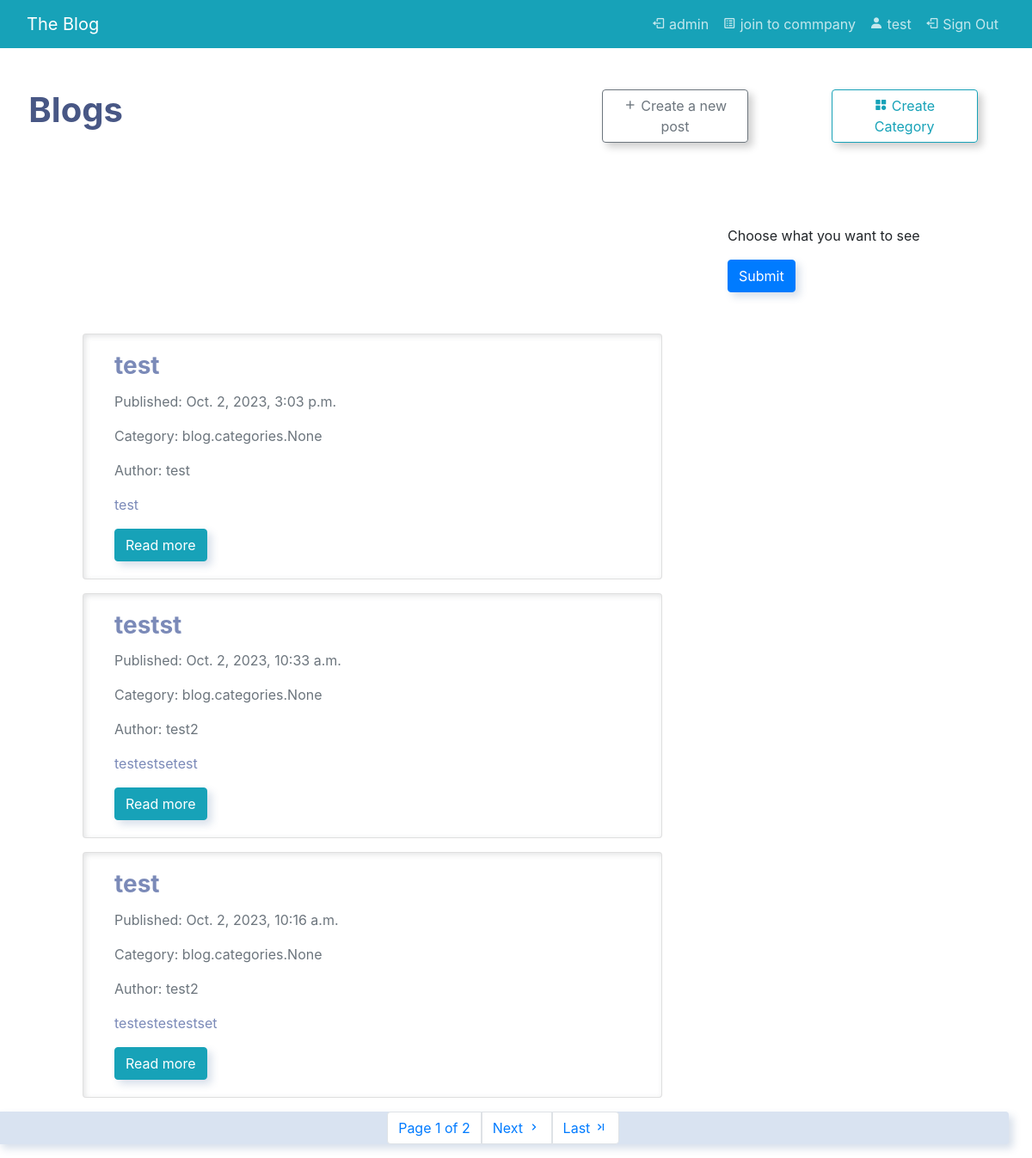
/ (signed in), run on an earlier commit of the app's database.
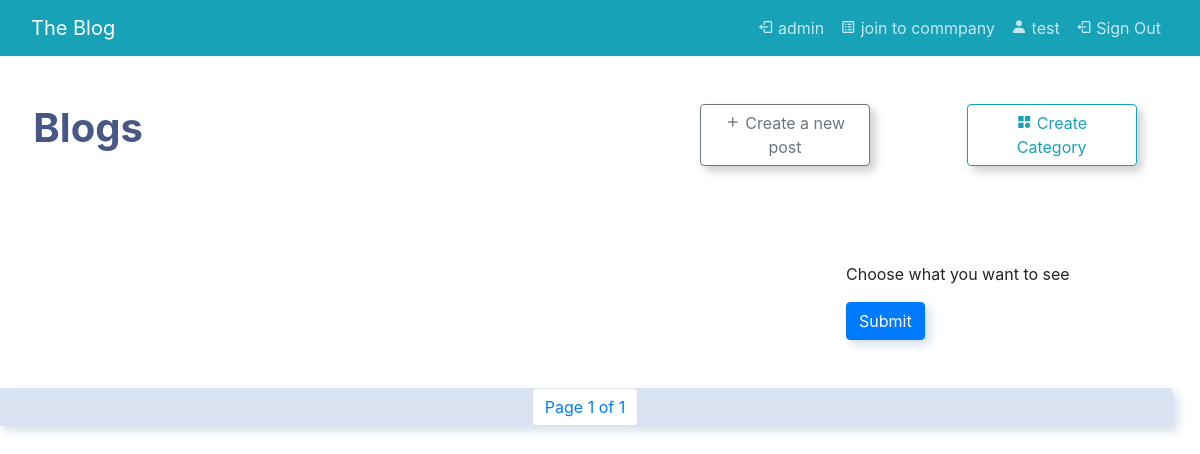
And on a later commit of the database.
### blog/models.py (models this page shows, shortened)
class Post (models.Model):
    class Status(models.TextChoices):
        DRAFT = 'DF', 'Draft'
        PUBLISHED = 'PB', 'Published'
    title = models.CharField(max_length=255)
    statue = models.CharField(max_length=2, choices=Status.choices)
    content = HTMLField()
    owner = models.ForeignKey(
        User,
        on_delete=models.CASCADE,
        related_name='posts_owner'
    )
    publish_date = models.DateTimeField(auto_now_add=True)
    categories = models.ManyToManyField('categories')

### blog/views.py (the view, shortened to what this page needs)
# urls.py: path('', views.Index.as_view(), name='index'),
class Index(View):
    def get(self, request):
        post = Post.objects.none()
        is_category_selected = 0
        categoriesToCheck = categories.objects.all()
        for category in categoriesToCheck:
            if (category.checked):
                is_category_selected = 1
                post |= Post.objects.all().filter(categories=category)
        if (is_category_selected == 0):
            post = Post.objects.all().filter(
                statue=Post.Status.PUBLISHED).order_by('-publish_date')
        post = post.order_by('-publish_date')
        paginate = Paginator(post, 3)
        page_num = request.GET.get('page')
        page = paginate.get_page(page_num)
        return render(request, 'blog/index.html', {'page': page, 'categories': categoriesToCheck})

### blog/templatetags/new_filters.py (called while the page is built)
@register.filter(name='is_admin')
def is_admin(user):
    return user.groups.filter(name='Admin-Group').exists()

@register.filter(name='permission')
def permission(user, wantedPermission):
    Groups = user.groups.all()
    for group in Groups:
        if group.permissions.all().filter(codename=wantedPermission).exists():
            return True
    return False

@register.filter(name="is_company")
def is_company(user):
    return company.objects.all().filter(name=user).exists()

### blog/templates/blog/index.html (shortened to what this page needs)
{% extends "blog/base.html" %}
{% load new_filters %}
{% block content %}
    <div class="row">
        <div class="col-md-6 col-12 mx-md-auto mx-3 mt-5 mb-5">
            <h1 class="fw-bolder">Blogs</h1>
        </div>
        {% if request.user|permission:'add_post' %}
            <div class="col-md-2 col-12 mx-md-auto mx-3 mt-5 mb-5 ">
                <a href="{% url 'Create' %}" class="btn btn-outline-secondary"><i class='bx bx-plus'></i> Create a new post</a>
            </div>
            <div class="col-md-2 col-12 mx-md-auto mx-3 mt-5 mb-5">
                <a href="#" id="createCategoryBtn" class="btn btn-outline-info"><i class='bx bxs-category'></i> Create Category</a>
            </div>
        {% endif %}
        <form method = "post" >
            <div class="col-md-3  mx-5 mt-5 mb-5 ml-auto">
                <p> Choose what you want to see </p>
                <button type="submit" class="btn btn-primary">Submit</button>
            </div>
        </form>
        {% for post in page %}
            <div class="col-md-8 col-12 mx-5 mb-3  ">
                <div class="card mx-5">
                    <div class="card-body align-items-center mx-3">
                        <h3 class="card-title fw-bold">{{ post.title }}</h3>
                        <p class="card-text text-muted">Published: {{ post.publish_date }}</p>
                        <p class="card-text text-muted">Category:
                            {{post.categories}}
                        </p>
                        <p class="card-text text-muted">Author: {{ post.owner.username }}</p>
                        <p class="card-text">{{ post.content|truncatechars_html:200|safe }}</p>
                        <a href="{% url 'detail_post' post.id %}" class="btn btn-info">Read more</a>
                    </div>
                </div>
            </div>
        {% endfor %}
        <div class="footer py-12" style="margin-top:auto ;" >
            <nav>
                <ul class="pagination justify-content-center">
                    <li class="page-item">
                        <a class="page-link" href="#">
                            Page {{ page.number }} of {{ page.paginator.num_pages }}
                        </a>
                    </li>
                    {% if page.has_next %}
                        <li class="page-item">
                            <a class="page-link" href="?page={{ page.next_page_number }}">
                                Next <i class="bx bx-chevron-right"></i>
                            </a>
                        </li>
                        <li class="page-item">
                            <a class="page-link" href="?page={{ page.paginator.num_pages }}">
                                Last <i class='bx bx-last-page'></i>
                            </a>
                        </li>
                    {% endif %}
                </ul>
            </nav>
        </div>
    </div>
{% endblock content %}

### blog/templates/blog/base.html (shortened to what this page needs)
<!DOCTYPE html>
<html lang="en">
    <head>
        <link rel="stylesheet" href="https://bootswatch.com/5/morph/bootstrap.min.css">
        <link rel="stylesheet" href="https://cdn.jsdelivr.net/npm/bootstrap@4.6.2/dist/css/bootstrap.min.css">
        <link href='https://unpkg.com/boxicons@2.1.4/css/boxicons.min.css' rel='stylesheet'>
    </head>
    <body>
        {% include "blog/nav.html" %}
        {% block content  %}
        {% endblock content  %}
    </body>
</html>

### blog/templates/blog/nav.html (shortened to what this page needs)
{% load new_filters %}
<nav class="navbar navbar-expand-lg  bg-info" data-bs-theme="dark">
    <div class="container-fluid">
        <a class="navbar-brand" href="{% url 'index' %}">The Blog</a>
        <div class="collapse navbar-collapse" id="navbarNav">
        <ul class="navbar-nav">
            {% if user|is_admin%}
                <li class="nav-item">
                    <a class="nav-link" href="{% url 'admin' %}"><i class='bx bx-log-out'></i> admin</a>
                </li>
            {% endif %}
            {% if request.user.is_authenticated %}
            {% if user|is_company%}
                <li class="nav-item">
                    {% if user.is_authenticated %}
                    <a class="nav-link" aria-current="page" href="#"><i class='bx bx-spreadsheet'></i> requests to join</a>
                    {% endif %}
                </li>
            {% else %}
                <li class="nav-item">
                    {% if user.is_authenticated %}
                    <a class="nav-link" aria-current="page" href="#"><i class='bx bx-spreadsheet'></i> join to commpany</a>
                    {% endif %}
                </li>
            {% endif %}
                <li class="nav-item">
                    {% if user.is_authenticated %}
                    <a class="nav-link" aria-current="page" href="{% url 'profile'  user=user.username  %}"><i class='bx bxs-user'></i> {{user.username}}</a>
                    {% endif %}
                </li>
                <li class="nav-item">
                    <a class="nav-link" href="{% url 'logout' %}"><i class='bx bx-log-out'></i> Sign Out</a>
                </li>
            {% endif %}
        </ul>
        </div>
    </div>
  </nav>

### blog/templates/blog/base.html (style rules this page uses)
* { max-width: 100%; }

What changed in the data, as far as the page shows it:
removed Post: title "test", publish_date "Oct. 2, 2023, 3:03 p.m.", categories "blog.categories.None", owner.username "test", content "test"
removed Post: title "testst", publish_date "Oct. 2, 2023, 10:33 a.m.", categories "blog.categories.None", owner.username "test2", content "testestsetest"
removed Post: title "test", publish_date "Oct. 2, 2023, 10:16 a.m.", categories "blog.categories.None", owner.username "test2", content "testestestestset"
Also different on the page:
{{ page.paginator.num_pages }}: "2" → "1"
text no longer shown: "Next Last"
